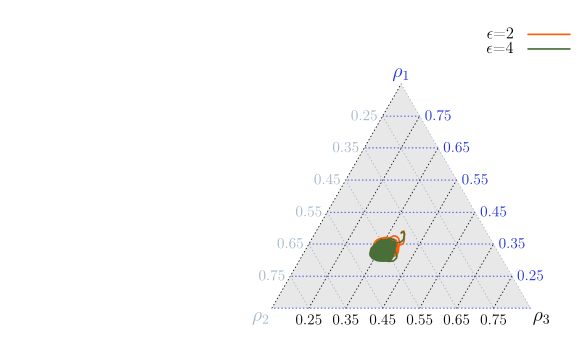

The gnuplot source for this figure:
#!/usr/bin/gnuplot

reset

set term tikz
#set term png size 670,500
	outname = sprintf("e2e4m2.tex")
	set out outname

	
########## Start multiplot (2x2) ##########	
	
	
##### Graph A #####

set size 1.6, 1.0

set bmargin 1
set lmargin 1
set rmargin 1
set tmargin 1
set size ratio 0.866
set yrange [0:0.866]
set xrange [0:1]
set noborder
set noxtics
set noytics 
set label '$\rho_2$' at 0.12, 0.0636 center tc '#a3b6c9' font ",14"
set label '$\rho_3$' at 0.88, 0.0636 center tc '#0b0404' font ",14"
set label '$\rho_1$' at 0.5, 0.723 center tc '#1E2EDE' font ",14"

set object 1 polygon from 0.15,0.0866 to 0.5,0.693 to 0.85,0.0866 to 0.15,0.0866
set object 1 back fc rgb "#e8e8e8" fillstyle solid 1.0 noborder

set style line 1 lc rgb '#0b0404' lt 0 lw 1.5 pt 6 #  green      (species 1)
set style line 2 lc rgb '#1E2EDE' lt 0 lw 1.5 pt 6 #  red	     (species 2)
set style line 3 lc rgb '#a3b6c9' lt 0 lw 1.5 pt 6 #  orange     (species 3)
set style line 4 lc rgb 'orange' lt 0 lw 1.5 pt 6 #  dark blue  (species 4)
set style line 5 lc rgb 'grey' lt 0 lw 1.5 pt 6 #  cyan	     (species 5)
set style line 6 lc rgb '#03c04a' lt 3 lw 1.5 pt 2 #  grey	     (empty space)
set style line 8 lc rgb '#496e37' lt 1 lw 3 pt 2 #  kappa-2-radius-2 013220
set style line 9 lc rgb '#ff5d05' lt 1 lw 3 pt 2 #  kappa-4-radius-2
set style line 10 lc rgb 'pink' lt 2 lw 3 pt 2 # kappa-2-radius-4
set style line 11 lc rgb 'gray' lt 1 lw 3 pt 2 # standard
set style line 12 lc rgb 'brown' lt 2 lw 3 pt 2 # kappa-4-radius-4

# x

set arrow 2 from 0.15,0.0866 to 0.5, 0.693 nohead linestyle 1
set arrow 3 from 0.25,0.0866 to 0.55, 0.606 nohead linestyle 1
set arrow 4 from 0.35,0.0866 to 0.6, 0.520 nohead linestyle 1
set arrow 5 from 0.45,0.0866 to 0.65, 0.433 nohead linestyle 1
set arrow 6 from 0.55,0.0866 to 0.7, 0.346 nohead linestyle 1
set arrow 7 from 0.65,0.0866 to 0.75, 0.260 nohead linestyle 1
set arrow 8 from 0.75,0.0866 to 0.8, 0.173 nohead linestyle 1

# Numeros x

set label '0.25' at 0.25, 0.0536 center tc rgb "#0b0404"
set label '0.35' at 0.35, 0.0536 center tc rgb "#0b0404"
set label '0.45' at 0.45, 0.0536 center tc rgb "#0b0404"
set label '0.55' at 0.55, 0.0536 center tc rgb "#0b0404"
set label '0.65' at 0.65, 0.0536 center tc rgb "#0b0404"
set label '0.75' at 0.75, 0.0536 center tc rgb "#0b0404"

# z

set arrow 12 from 0.85, 0.0866 to 0.15, 0.0866 nohead linestyle 2
set arrow 13 from 0.80, 0.173 to 0.20, 0.173 nohead linestyle 2
set arrow 14 from 0.75, 0.260 to 0.25, 0.260 nohead linestyle 2
set arrow 15 from 0.7, 0.346 to 0.30, 0.346 nohead linestyle 2
set arrow 16 from 0.65, 0.433 to 0.35, 0.433 nohead linestyle 2
set arrow 17 from 0.6, 0.520 to 0.40, 0.520 nohead linestyle 2
set arrow 18 from 0.55, 0.606 to 0.45, 0.606 nohead linestyle 2
set arrow 19 from 0.5, 0.693 to 0.50, 0.693 nohead linestyle 2

# Numeros z

set label '0.25' at 0.85, 0.173 center tc rgb "#1E2EDE"
set label '0.35' at 0.8, 0.260 center tc rgb "#1E2EDE"
set label '0.45' at 0.75, 0.346 center tc rgb "#1E2EDE"
set label '0.55' at 0.7, 0.433 center tc rgb "#1E2EDE"
set label '0.65' at 0.65, 0.520 center tc rgb "#1E2EDE"
set label '0.75' at 0.6, 0.606 center tc rgb "#1E2EDE"
# y

set arrow 24 from 0.2, 0.173 to 0.25,0.0866 nohead linestyle 3
set arrow 25 from 0.25, 0.260 to 0.35,0.0866 nohead linestyle 3
set arrow 26 from 0.3, 0.346 to 0.45,0.0866 nohead linestyle 3
set arrow 27 from 0.35, 0.433 to 0.55,0.0866 nohead linestyle 3
set arrow 28 from 0.4, 0.520 to 0.65,0.0866 nohead linestyle 3
set arrow 29 from 0.45, 0.606 to 0.75,0.0866 nohead linestyle 3
set arrow 30 from 0.5, 0.693 to 0.85,0.0866 nohead linestyle 3

# Numeros y


set label '0.25' at 0.4, 0.606 center tc rgb "#a3b6c9"
set label '0.35' at 0.35, 0.520 center tc rgb "#a3b6c9"
set label '0.45' at 0.3, 0.433 center tc rgb "#a3b6c9"
set label '0.55' at 0.25, 0.346 center tc rgb "#a3b6c9"
set label '0.65' at 0.2, 0.260 center tc rgb "#a3b6c9"
set label '0.75' at 0.15, 0.173 center tc rgb "#a3b6c9"

#set key inside right center Left
set key font ",12"

#set key top left Right samplen 2 at 0.25, 0.57



plot "<awk '{print ($3+2*$5)/(2*($3+$4+$5)), sqrt(3)*$3/(2*($3+$4+$5))}' densitiesk2r2-0.2.dat" t '$\epsilon$=2' with lines ls 9,\
     "<awk '{print ($3+2*$5)/(2*($3+$4+$5)), sqrt(3)*$3/(2*($3+$4+$5))}' densitiesk4r2-0.2.dat" t '$\epsilon$=4' with lines ls 8 
            
